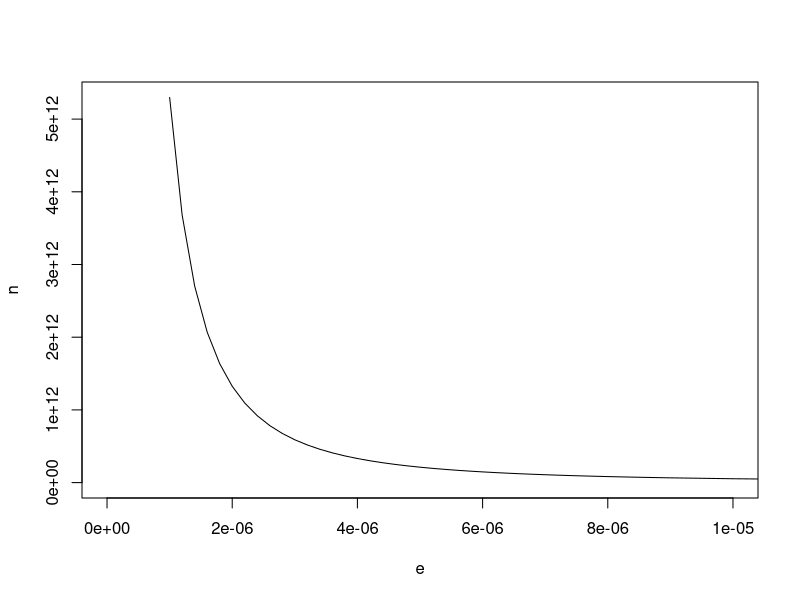

Here is the R script that generated this plot: (Note: this script raises an error after producing the figure.)
## ---- chunk 1
n <- 1000
a <- runif( n, 5, 10 )
A <- sum( a )
theta <- 4
EX <- a * theta
VX <- a * theta^2
ES <- sum( EX )
VS <- sum( VX )
SDS <- sqrt( VS )

m <- 1e5
S <- rgamma( m, shape = A, scale = theta )

alpha <- 0.95
P <- ES
P <- mean( S )

P_avg <- ( 1 + alpha ) * ES
P_avg <- ( 1 + alpha ) * mean( S )

P_var <- ES + alpha * VS
P_var <- mean( S ) + alpha * var( S )

P_sde <- ES + alpha * SDS
P_sde <- mean( S ) + alpha * sd( S )

VaRS <- qgamma( alpha, shape = A, scale = theta )
P_VaR <- VaRS
P_VaR <- quantile( S, probs = alpha )

P_TVaR <- ( 1 / ( 1 - alpha ) ) * ( A * theta ) * ( 1 - pgamma( VaRS, shape = A + 1, scale = theta ) )
P_TVaR <- ( 1 / ( 1 - alpha ) ) * integrate( f = function( u ) qgamma( u, shape = A, scale = theta ), alpha, 1 )$value
P_TVaR <- mean( sapply( runif( m, alpha, 1 ), FUN = function( k ) qgamma( k, shape = A, scale = theta ) ) )
I <- as.numeric( S > VaRS )
P_TVaR <- mean( S * I ) / mean( I )
## ---- chunk 2
alph <- 0.01
e <- unlist( lapply( seq( 1, 6, 1 ), FUN = function( n ) seq( 9, 1, -0.2 ) * 10^{-n} ) )
n <- log( 2 / alph ) / e^2
plot( e, n, type = 'l', xlim = c( 0, 0.00001 ) )
dt <- data.table( e, n )
cat( paste( paste0( formatC( e, digits = 10, format = 'f' ), ', ', formatC( n, digits = 30, format = 'f' ) ), collapse = '\n' ) )

d <- n * 8 / 1024^2
## ---- chunk 3
n <- 1e3
S <- rgamma( n, shape = A, scale = theta )
smin <- qgamma( 0.001, shape = A, scale = theta )
smax <- qgamma( 0.999, shape = A, scale = theta )
s <- seq( smin, smax, length.out = 1000 )
Fns <- ecdf( S )( s )
Fs <- pgamma( s, shape = A, scale = theta )

alph <- 0.02
er <- sqrt( log( 2 / alph ) / ( 2 * n ) )
abs( Fs - Fns ) > er 

plot( s, Fs, type = 'l', ylim = c( -er, 1 + er ) )
points( s, Fns - er, col = 'red', type = 'l' )
points( s, Fns + er, col = 'red', type = 'l' )

hist( pgamma( S, shape = A, scale = theta ), breaks = 5 )
## ---- chunk 4
n <- 1e3
l <- 3
dat <- data.table( id = 1:n, k = rpois( n, lambda = l )  )
# dat <- data.table( id = 1:n, k = rbinom( n, 10, 0.3 )  )
# dat <- data.table( id = 1:n, k = rnbinom ( n, 10, 0.3 )  )

datf <- dat[ , list( fk = .N ), by = k ]
setorder( datf, k )
datf[ , fks := shift( fk, n = 1 ) ]
datf[ , gk := k * fk / fks ]
datf <- datf[ !is.na( gk ) ]
plot( datf$k, datf$gk )
## ---- chunk 5
dflm <- lm( formula = gk ~ k, data = datf, method = 'qr' )
a <- coef( dflm )[ 2 ]
b <- coef( dflm )[ 1 ]
p0 <- exp( -b )
k <- seq( 1, 100, 1 )
p <- p0 * cumprod( c( 1, a + b / k ) )
sum( p )
k <- seq( 0, 100, 1 )
sum( dpois( k, lambda = l ) )
EN <- sum( k * p )

plot( k, p, ylim = c( 0, 0.3 ) )
points( k, dpois( k, lambda = b ), col = 'red' )
